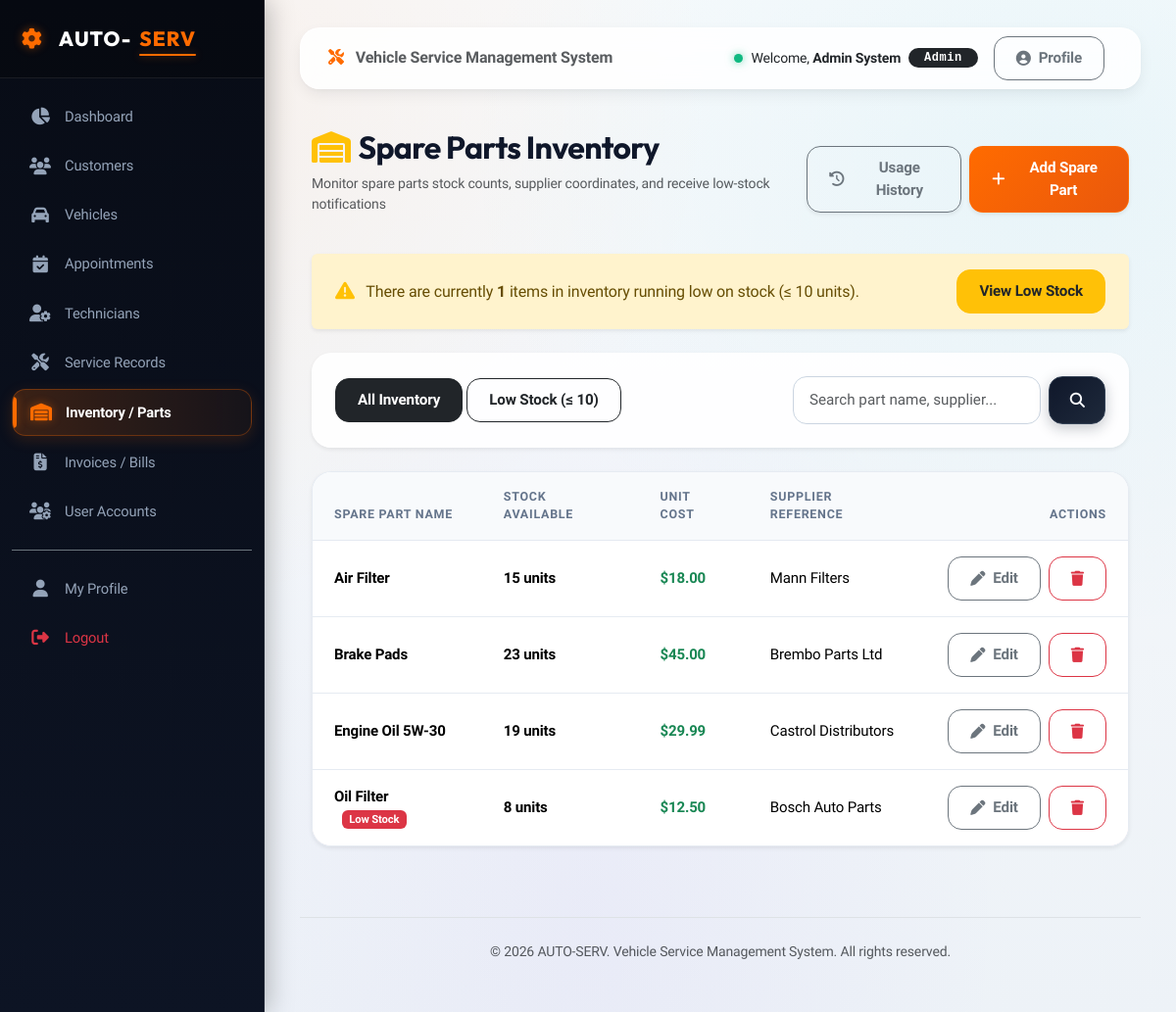
The app's page /inventory/ (signed in), older data.
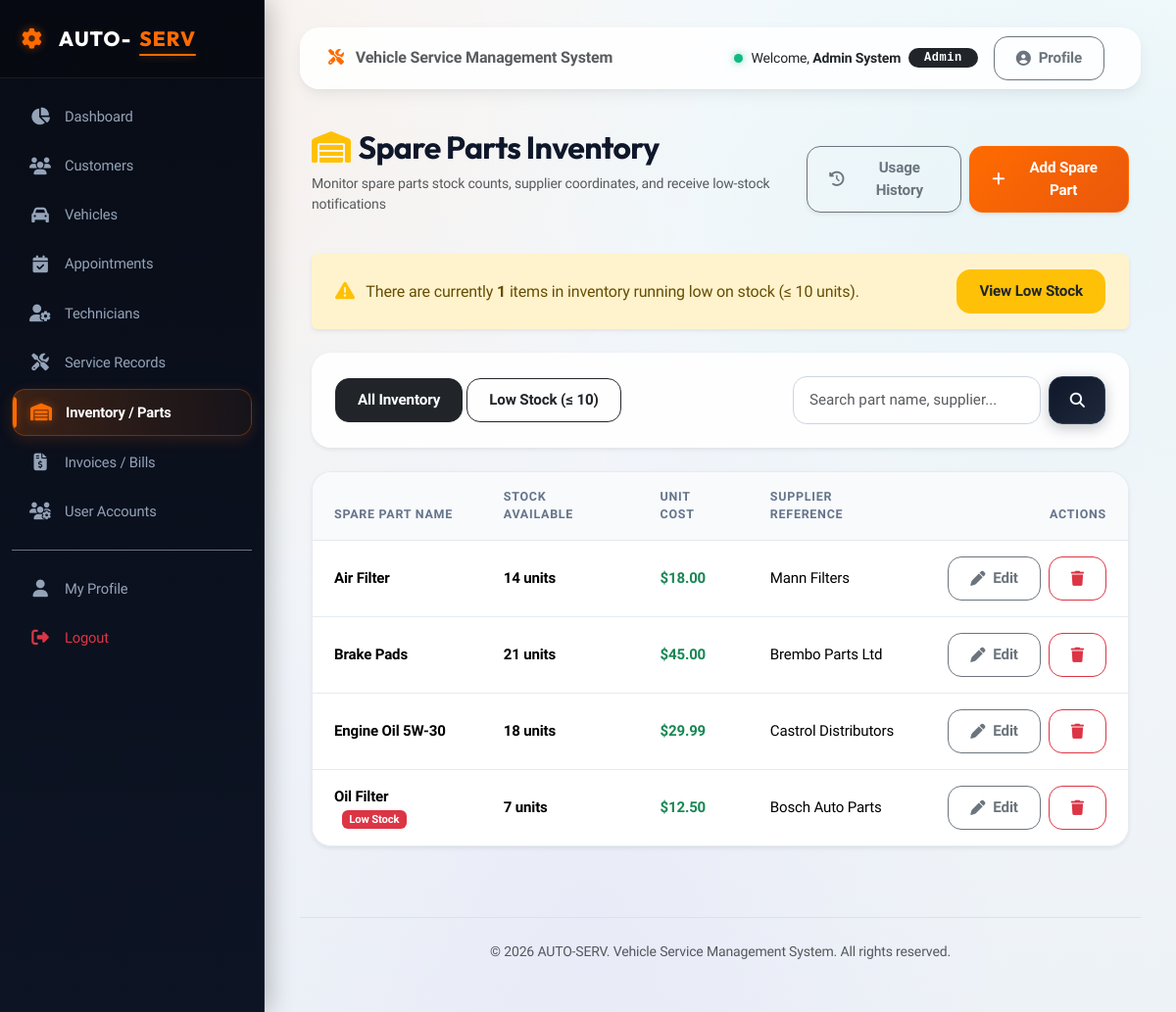
The same page, newer data.
### inventory/models.py (models this page shows, shortened)
class SparePart(models.Model):
    part_name = models.CharField(max_length=100)
    quantity = models.PositiveIntegerField(default=0, help_text="Stock quantity available")
    price = models.DecimalField(max_digits=10, decimal_places=2, help_text="Price per unit")
    supplier = models.CharField(max_length=100, blank=True, null=True)

### accounts/decorators.py (the view)
        def _wrapped_view(request, *args, **kwargs):
            if request.user.is_authenticated:
                allowed_roles = list(roles)
                if 'admin' in allowed_roles and 'service_advisor' not in allowed_roles:
                    allowed_roles.append('service_advisor')
                if request.user.role in allowed_roles or request.user.is_superuser:
                    return view_func(request, *args, **kwargs)
            raise PermissionDenied

### inventory/views.py (called while the page is built)
@login_required
@role_required('admin', 'technician')
def part_list(request):
    query = request.GET.get('q', '')
    filter_low_stock = request.GET.get('low_stock', '')
    parts = SparePart.objects.all().order_by('part_name')
    if query:
        parts = parts.filter(
            Q(part_name__icontains=query) |
            Q(supplier__icontains=query)
        )
    if filter_low_stock == 'true':
        parts = parts.filter(quantity__lte=10)
    low_stock_count = SparePart.objects.filter(quantity__lte=10).count()
    return render(request, 'inventory/part_list.html', {
        'parts': parts,
        'query': query,
        'filter_low_stock': filter_low_stock,
        'low_stock_count': low_stock_count
    })

### templates/inventory/part_list.html (shortened to what the changed rows need)
{% extends 'base.html' %}
{% block content %}
<div class="d-flex justify-content-between align-items-center mb-4">
    <div>
        <h2 class="fw-bold"><i class="fa-solid fa-warehouse text-warning me-2"></i>Spare Parts Inventory</h2>
    </div>
</div>
<div class="custom-table-card shadow-sm">
    <div class="table-responsive">
        <table class="table custom-table mb-0 align-middle">
            <thead>
                <tr>
                    <th>Spare Part Name</th>
                    <th>Stock Available</th>
                    <th>Unit cost</th>
                    <th>Supplier Reference</th>
                    {% if user.role == 'admin' or user.role == 'service_advisor' %}
                    <th class="text-end">Actions</th>
                    {% endif %}
                </tr>
            </thead>
            <tbody>
                {% for part in parts %}
                <tr class="{% if part.quantity <= 10 %}table-danger-light{% endif %}" style="{% if part.quantity <= 10 %}background-color: #fff1f2;{% endif %}">
                    <td class="fw-semibold">
                        {{ part.part_name }}
                        {% if part.quantity <= 10 %}
                        <span class="badge bg-danger ms-2">Low Stock</span>
                        {% endif %}
                    </td>
                    <td>
                        <span class="fw-bold">{{ part.quantity }} units</span>
                    </td>
                    <td class="fw-bold text-success">${{ part.price }}</td>
                    <td>{{ part.supplier|default:"-" }}</td>
                    {% if user.role == 'admin' or user.role == 'service_advisor' %}
                    <td class="text-end">
                        <div class="d-flex justify-content-end gap-2">
                            <a href="{% url 'inventory:part_update' part.pk %}" class="btn btn-sm btn-outline-secondary" title="Edit">
                                <i class="fa-solid fa-pen"></i> Edit
                            </a>
                            <a href="{% url 'inventory:part_delete' part.pk %}" class="btn btn-sm btn-outline-danger" title="Delete">
                                <i class="fa-solid fa-trash"></i>
                            </a>
                        </div>
                    </td>
                    {% endif %}
                </tr>
                {% endfor %}
            </tbody>
        </table>
    </div>
</div>
{% endblock %}

Row changes from the older to the newer data that the page shows:
changed SparePart "Air Filter": quantity "15" → "14"
changed SparePart "Brake Pads": quantity "23" → "21"
changed SparePart "Engine Oil 5W-30": quantity "19" → "18"
changed SparePart "Oil Filter": quantity "8" → "7"
